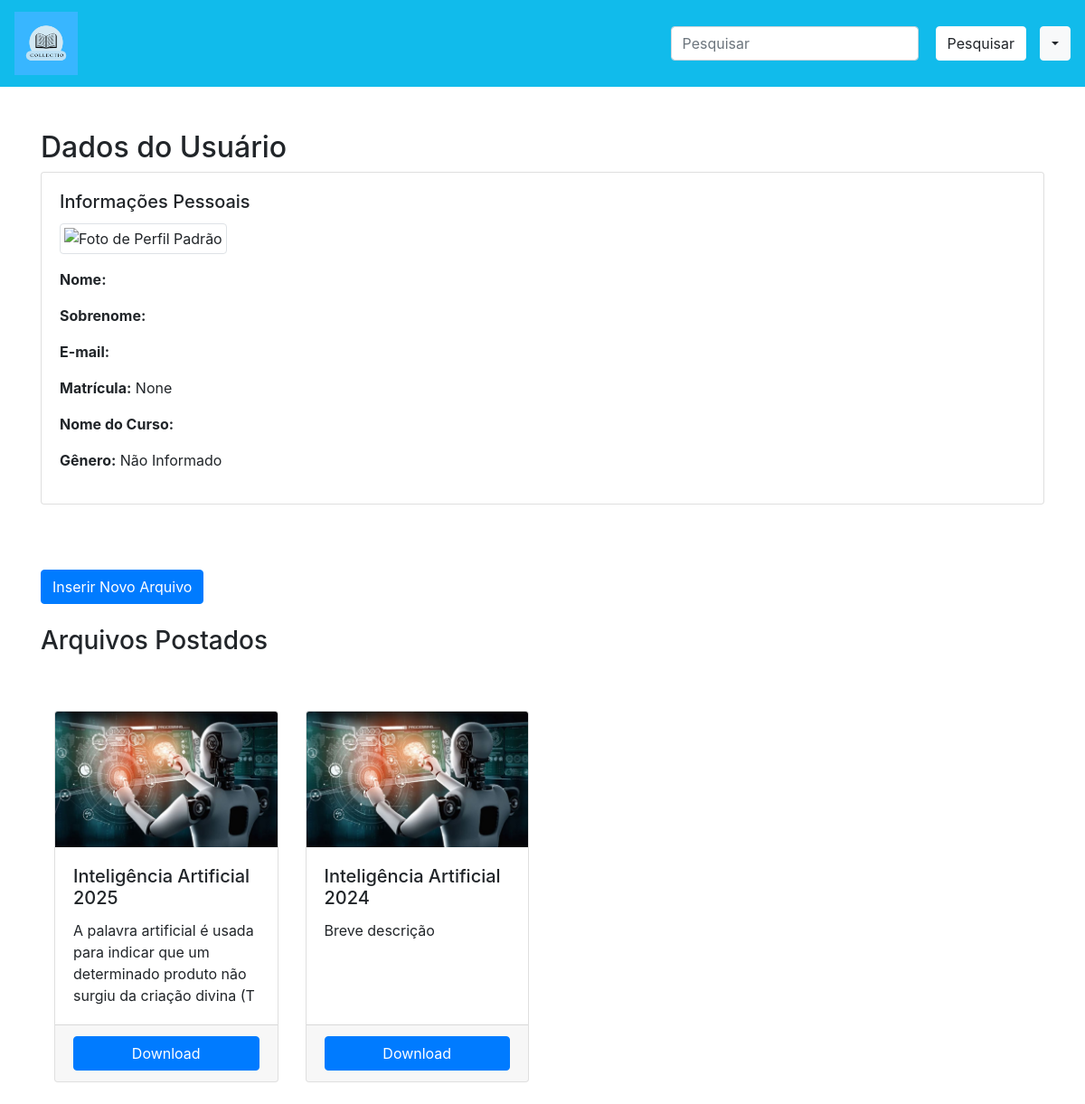
The app's page /perfil/3/ (signed in) with its own data.
### apps/projeto/models.py (models this page shows, shortened)
class CustomUser(AbstractUser):
    perfil = models.ImageField(verbose_name="Foto", null=True, blank=True)
    matricula = models.CharField(max_length=15, blank=True, null=True)
    GENERO_CHOICES = (
        ("M", "Masculino"),
        ("F", "Feminino"),
        ("OU", "Prefiro não dizer"),
        ("NI", "Não Informado"),
    )
    curso = models.CharField(verbose_name="Nome do Curso", blank=True, max_length=50)
    genero_usuario = models.CharField(verbose_name='Gênero', max_length=2, choices=GENERO_CHOICES, blank=True, default='NI')

class Arquivos(models.Model):
    capa = models.ImageField(verbose_name='Capa', blank=True, null=True)
    titulo = models.CharField(verbose_name='Título', max_length=100)
    autor = models.CharField(verbose_name='Autor', max_length=50)
    descricao = models.TextField(verbose_name="Descrição", blank=True, null=True)
    area = [
        ("1", "Saúde"),
        ("2", "Tecnologia"),
        ("3", "Linguagens"),
        ("4", "Ciências Exatas"),
        ("5", "Ciências Humanas"),
    ]
    area_de_con = models.CharField(verbose_name='Área de Conhecimento', max_length=3, choices=area)
    upload = models.URLField(verbose_name="Upload do Arquivo")
    user = models.ForeignKey(settings.AUTH_USER_MODEL, on_delete=models.CASCADE, related_name='arquivos')
    class Meta:
        verbose_name = 'Arquivo'

### collecTio/views.py (the view)
# urls.py: path('perfil/<int:id>/', perfil, name='perfil'),
def perfil(request, id):
    usuario = get_object_or_404(CustomUser, id=id)
    arquivos_user = Arquivos.objects.filter(user=usuario)  # Supondo que 'user' é o campo que relaciona Arquivos ao User
    dados = {
        'arquivos': arquivos_user,
    }
    print(dados)
    return render(request,"perfil.html",dados )

### templates/perfil.html (shortened to what this page needs)
{% extends "base.html" %}
{% load static %}
{% block corpo %}
<div class="container mt-5">
  <h2>Dados do Usuário</h2>
  <div class="card">
      <div class="card-body">
          <h5 class="card-title">Informações Pessoais</h5>
          <div class="mb-3">
              {% if user.perfil %}
                  <img src="{{ user.perfil.url }}" alt="Foto de Perfil" class="img-thumbnail" style="width: 150px; height: 150px;">
              {% else %}
                  <img src="{% static 'path/to/default/image.jpg' %}" alt="Foto de Perfil Padrão" class="img-thumbnail" style="width: 150px; height: 150px;">
              {% endif %}
          </div>
          <p><strong>Nome:</strong> {{ user.first_name }}</p>
          <p><strong>Sobrenome:</strong>{{request.user.last_name}}</p>
          <p><strong>E-mail:</strong> {{ user.email }}</p>
          <p><strong>Matrícula:</strong> {{ user.matricula }}</p>
          <p><strong>Nome do Curso:</strong> {{ user.curso }}</p>
          <p><strong>Gênero:</strong> {{ user.get_genero_usuario_display }}</p>
      </div>
  </div><br><br><br>
  <a href="{% url 'arquivo' %}"><button type="submit" class="btn btn-primary">Inserir Novo Arquivo</button><br><br></a>
  <h3>Arquivos Postados</h3>
  <div class="container" style="margin-top: 60px;">
    <div class="row">
      {% for arquivo in arquivos %}
        <div class="col-lg-3 col-md-4 col-sm-6 mb-4">
          <div class="card w-100" style="min-height: 100%;">
            <img class="card-img-top" src="{{ arquivo.capa.url }}" alt="Imagem de capa do card" style="height: 150px; object-fit: cover;">
            <div class="card-body d-flex flex-column">
              <h5 class="card-title">{{ arquivo.titulo }}</h5>
              <p class="card-text flex-grow-1">
                {{ arquivo.descricao|slice:":100" }}
              </p>
            </div>
            <div class="card-footer">
              <a href="{{ arquivo.upload }}" class="btn btn-primary btn-block">Download</a>
            </div>
          </div>
        </div>
      {% empty %}
        <div class="col-12">
          <p class="list-group-item">Nenhum arquivo postado.</p>
        </div>
      {% endfor %}
    </div>
  </div>
{% endblock %}

### records on screen
CustomUser: matricula "None", genero_usuario "Não Informado"
Arquivos: capa (picture), titulo "Inteligência Artificial 2025", descricao "A palavra artificial é usada para indicar que um determinado produto não surgiu da criação divina (T"
Arquivos: capa (picture), titulo "Inteligência Artificial 2024", descricao "Breve descrição"
